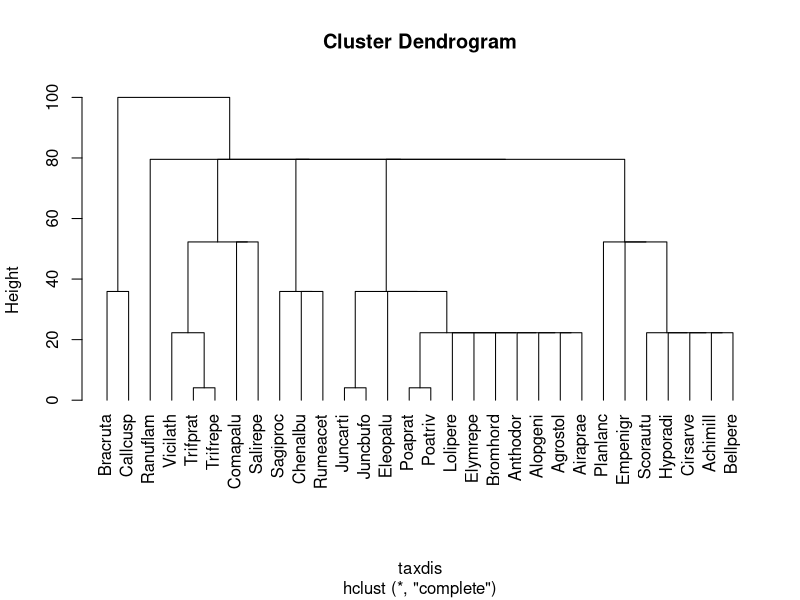
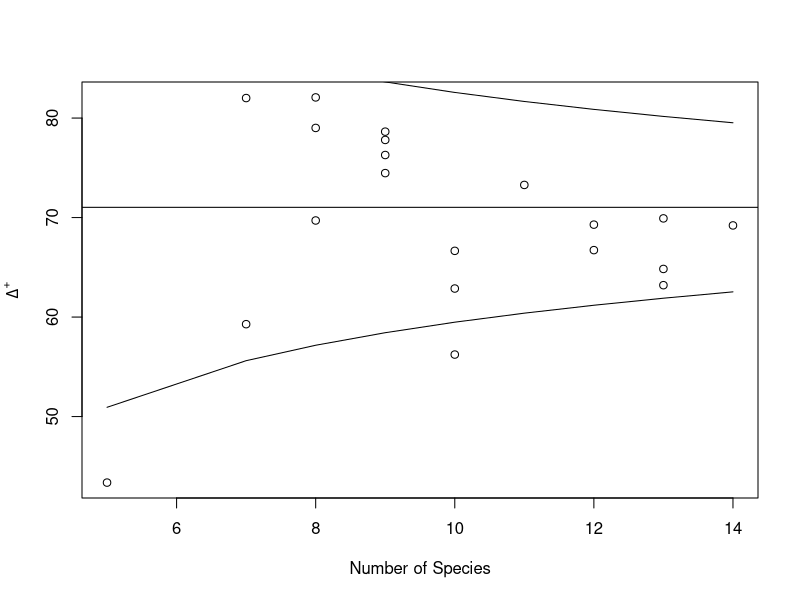

The R script that drew these images, in order:
library(vegan)


### Name: taxondive
### Title: Indices of Taxonomic Diversity and Distinctness
### Aliases: taxondive summary.taxondive plot.taxondive taxa2dist
### Keywords: univar

### ** Examples

## Preliminary: needs better data and some support functions
data(dune)
data(dune.taxon)
# Taxonomic distances from a classification table with variable step lengths.
taxdis <- taxa2dist(dune.taxon, varstep=TRUE)
plot(hclust(taxdis), hang = -1)
# Indices
mod <- taxondive(dune, taxdis)
mod
summary(mod)
plot(mod)
